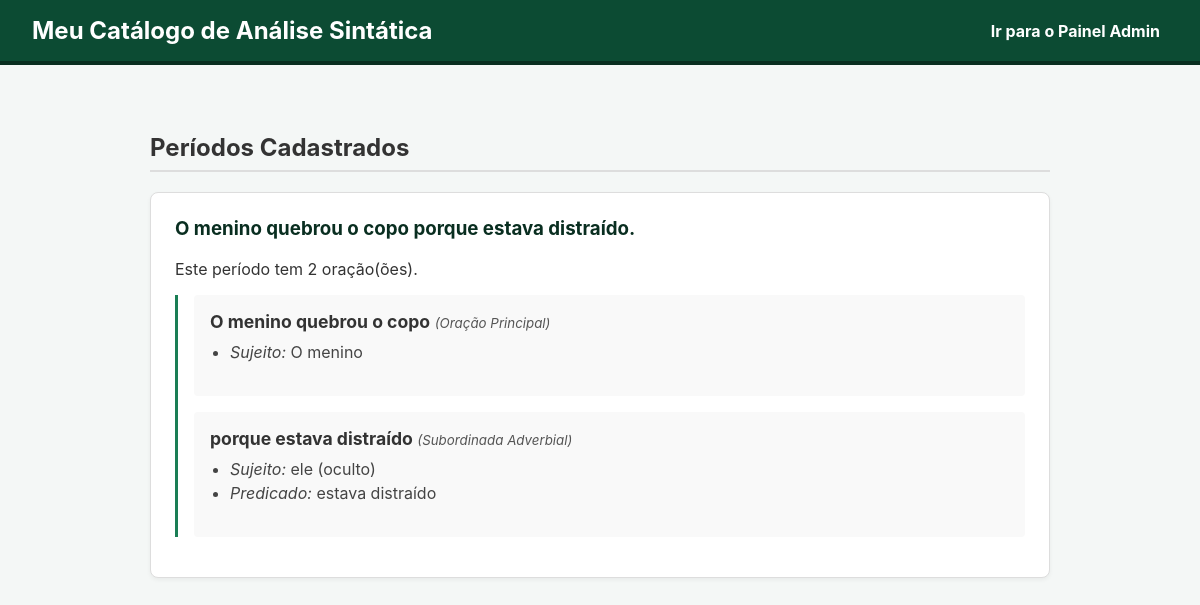
The page / on the database its author committed.
### nucleo/models.py (models this page shows, shortened)
class Periodo(models.Model):
    texto_completo = models.TextField("Texto do Período")
    class Meta:
        verbose_name = "Período"
        verbose_name_plural = "Períodos"

class Oracao(models.Model):
    TIPO_CHOICES = [
        ('PRINCIPAL', 'Oração Principal'),
        ('COORDENADA', 'Coordenada'),
        ('SUB_SUBSTANTIVA', 'Subordinada Substantiva'),
        ('SUB_ADJETIVA', 'Subordinada Adjetiva'),
        ('SUB_ADVERBIAL', 'Subordinada Adverbial'),
    ]
    periodo = models.ForeignKey(
        Periodo,
        on_delete=models.CASCADE,
        related_name="oracoes"
    )
    texto_da_oracao = models.CharField("Texto da Oração", max_length=1000)
    tipo = models.CharField(
        "Tipo de Oração",
        max_length=20,
        choices=TIPO_CHOICES,
        default='PRINCIPAL'
    )
    funcao_sintatica = models.CharField(
        "Função Sintática (se subordinada)",
        max_length=100,
        blank=True,
        null=True
    )
    class Meta:
        verbose_name = "Oração"
        verbose_name_plural = "Orações"

class ComponenteSintatico(models.Model):
    TIPO_COMPONENTE_CHOICES = [
        ('SUJEITO', 'Sujeito'),
        ('PREDICADO', 'Predicado'),
        ('OBJETO_DIRETO', 'Objeto Direto'),
        ('OBJETO_INDIRETO', 'Objeto Indireto'),
        ('COMPLEMENTO_NOMINAL', 'Complemento Nominal'),
        ('ADJUNTO_ADVERBIAL', 'Adjunto Adverbial'),
        ('ADJUNTO_ADNOMINAL', 'Adjunto Adnominal'),
    ]
    oracao = models.ForeignKey(
        Oracao,
        on_delete=models.CASCADE,
        related_name="componentes"
    )
    tipo_componente = models.CharField(
        "Tipo de Componente",
        max_length=20,
        choices=TIPO_COMPONENTE_CHOICES
    )
    texto_do_componente = models.CharField("Texto do Componente", max_length=500)
    class Meta:
        verbose_name = "Componente Sintático"
        verbose_name_plural = "Componentes Sintáticos"

### nucleo/views.py (the view)
# urls.py: path('', nucleo_views.home, name='home'),
def home(request):
    periodos_cadastrados = Periodo.objects.all()
    context = {
        'lista_periodos': periodos_cadastrados
    }
    return render(request, 'home.html', context)

### templates/home.html (shortened to what this page needs)
{% load static %}
<!DOCTYPE html>
<html lang="pt-br">
<head>
    <link rel="stylesheet" href="{% static 'css/style.css' %}">
</head>
<body>
    <header>
        <h1>Meu Catálogo de Análise Sintática</h1>
        <nav>
            <a href="/admin/">Ir para o Painel Admin</a>
        </nav>
    </header>
    <main>
        <h2>Períodos Cadastrados</h2>
        {% for item in lista_periodos %}
            <div class="card-periodo">
                <h3>{{ item.texto_completo }}</h3>
                <p>Este período tem {{ item.oracoes.count }} oração(ões).</p>
                <div class="oracoes-lista">
                    {% for oracao in item.oracoes.all %}
                        <div class="card-oracao">
                            <strong>{{ oracao.texto_da_oracao }}</strong>
                            <small>({{ oracao.get_tipo_display }})</small>
                            <ul>
                                {% for comp in oracao.componentes.all %}
                                    <li>
                                        <em>{{ comp.get_tipo_componente_display }}:</em>
                                        {{ comp.texto_do_componente }}
                                    </li>
                                {% endfor %}
                            </ul>
                        </div>
                    {% endfor %}
                </div>
            </div>
        {% empty %}
            <p>Nenhum período cadastrado ainda.
               Vá ao <a href="/admin/">Painel Admin</a> para adicionar um.
            </p>
        {% endfor %}
    </main>
</body>
</html>

### static/css/style.css (style rules this page uses)
body { font-family: -apple-system, BlinkMacSystemFont, "Segoe UI", Roboto, Helvetica, Arial, sans-serif; margin: 0; padding: 0; background-color: #f4f7f6; color: #333; }
header { background-color: #0c4b33; color: white; padding: 1rem 2rem; display: flex; justify-content: space-between; align-items: center; border-bottom: 4px solid #092e20; }
header h1 { margin: 0; font-size: 1.5rem; }
header nav a { color: white; text-decoration: none; font-weight: bold; padding: 0.5rem; border-radius: 4px; }
main { max-width: 900px; margin: 2rem auto; padding: 1rem; }
main h2 { border-bottom: 2px solid #ddd; padding-bottom: 0.5rem; }
.card-periodo { background-color: #ffffff; border: 1px solid #ddd; border-radius: 8px; padding: 1.5rem; margin-bottom: 1.5rem; box-shadow: 0 2px 4px rgba(0,0,0,0.05); }
.card-periodo h3 { margin-top: 0; color: #092e20; }
.oracoes-lista { margin-top: 1rem; padding-left: 1rem; border-left: 3px solid #1a7e55; }
.card-oracao { background-color: #f9f9f9; padding: 1rem; border-radius: 4px; margin-bottom: 1rem; }
.card-oracao strong { font-size: 1.1rem; }
.card-oracao small { color: #555; font-style: italic; }
.card-oracao ul { margin-top: 0.5rem; padding-left: 20px; color: #444; }
.card-oracao li { padding: 2px 0; }

### rows shown on the page
Periodo: texto_completo "O menino quebrou o copo porque estava distraído.", oracoes.count "2"
Oracao: texto_da_oracao "O menino quebrou o copo", tipo "Oração Principal"
ComponenteSintatico: tipo_componente "Sujeito", texto_do_componente "O menino"
Oracao: texto_da_oracao "porque estava distraído", tipo "Subordinada Adverbial"
ComponenteSintatico: tipo_componente "Sujeito", texto_do_componente "ele (oculto)"
ComponenteSintatico: tipo_componente "Predicado", texto_do_componente "estava distraído"
